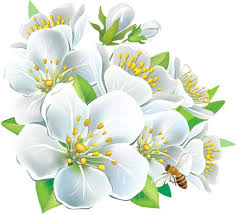
#> input picture Assesment/flower.jpg, 236 x 214 px
$ python rect.py
#> lines starting #> are read from the running program, lines starting #| are printed output that depends on the picture; after the words box and inside, x2 and y2 are one past the last pixel; in counts of white or black regions, pixels touching at a corner belong together
import cv2
import matplotlib.pyplot as plt

img = cv2.imread("flower.jpg")
#> img is the input picture: shape (214, 236, 3); mean B, G, R 216.1, 230.7, 223.2
print(img.shape)
#| (214, 236, 3)

cv2.rectangle(img,(10,10),(210,210),(255,0,0),2)
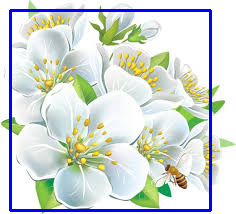
#> img: shape (214, 236, 3); 4.74% of pixels changed, all inside (x1, y1, x2, y2) = (9, 9, 212, 212)

plt.imshow(cv2.cvtColor(img,cv2.COLOR_BGR2RGB))
plt.show()

$ run again, with Assesment/car.jpg copied over Assesment/flower.jpg
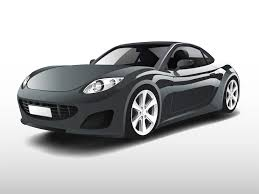
#> input picture Assesment/car.jpg, 259 x 194 px
#> img is the input picture: shape (194, 259, 3); mean B, G, R 184.8, 184, 183.3
#| (194, 259, 3)
#> `cv2.rectangle(img,(10,10),(210,210),(255,0,0),2)`:
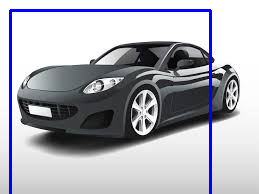
#> img: shape (194, 259, 3); 3.38% of pixels changed, all inside (x1, y1, x2, y2) = (9, 9, 212, 194)
